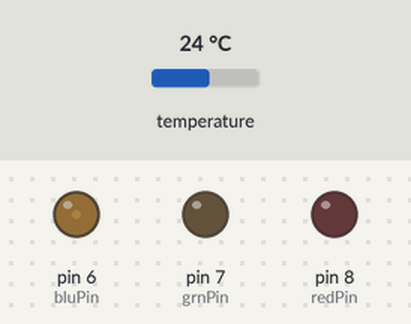
Bench run of a sketch on a simulated Arduino Uno, built with avr-gcc and run on an emulated ATmega328P. Parts: output pins drawn as LEDs (lit = HIGH). The inputs (shaded band) are chosen by the test bench; at power-on: temperature 24 °C. What the sketch prints to the serial monitor is not drawn.

Above: at 1.17 s.
At 11.0 s:
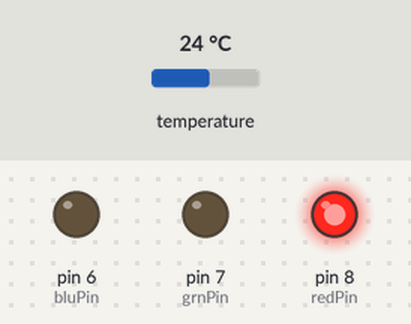
At 16.5 s:
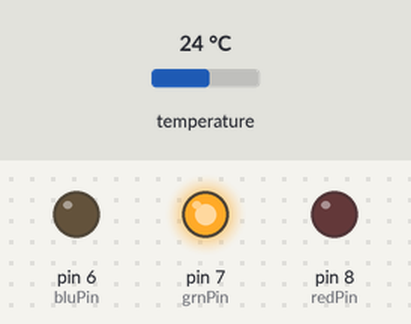
Timing chart, 0 to 40.0 s (numbered marks = the images above):
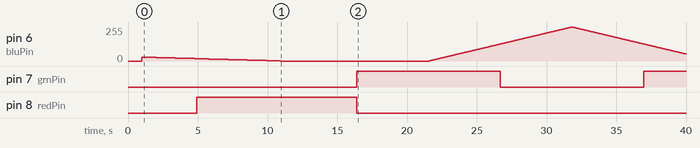

Measured:
- by itself, pin 7 (grnPin): LOW → HIGH at 16.4 s, → LOW 10.3 s later, → HIGH 10.3 s later
- by itself, pin 8 (redPin): LOW → HIGH at 4.9 s, → LOW 11.5 s later
- by itself, pin 6 (bluPin): 0/255 → 29/255 at 1.0 s, → 28/255 0.34 s later, → 27/255 0.34 s later, → 26/255 0.34 s later, … (487 changes in this stretch)

The sketch:

cube_sketch.ino
```cpp
#include <Wire.h>
#include <Adafruit_Sensor.h>
#include <Adafruit_BNO055.h>
#include <utility/imumaths.h>


/* This driver reads raw data from the BNO055

   Connections
   ===========
   Connect SCL to analog 5
   Connect SDA to analog 4
   Connect VDD to 3.3V DC
   Connect GROUND to common ground

   History
   =======
   2015/MAR/03  - First release (KTOWN)
*/

/* Set the delay between fresh samples */
#define BNO055_SAMPLERATE_DELAY_MS (100)
#define HEART_BEAT_DELAY_ON (1000)
#define HEART_BEAT_DELAY_OFF (5000)
#define HEART_BEAT_OUT_PIN (13)

Adafruit_BNO055 bno = Adafruit_BNO055();

// Output
int redPin = 8;   // Red LED,   connected to digital pin 9
int grnPin = 7;  // Green LED, connected to digital pin 10
int bluPin = 6;  // Blue LED,  connected to digital pin 11


// Color arrays
int black[3]  = { 0, 0, 0 };
int white[3]  = { 100, 100, 100 };
int red[3]    = { 100, 0, 0 };
int green[3]  = { 0, 100, 0 };
int blue[3]   = { 0, 0, 100 };
int yellow[3] = { 40, 95, 0 };
int dimWhite[3] = { 30, 30, 30 };

// Set initial color
int redVal = dimWhite[0];
int grnVal = dimWhite[1];
int bluVal = dimWhite[2];

int wait = 10;      // 10ms internal crossFade delay; increase for slower fades
int hold = 0;       // Optional hold when a color is complete, before the next crossFade
int DEBUG = 0;      // DEBUG counter; if set to 1, will write values back via serial
int loopCount = 60; // How often should DEBUG report?
int repeat = 3;     // How many times should we loop before stopping? (0 for no stop)
int j = 0;          // Loop counter for repeat

// Initialize color variables
int prevR = redVal;
int prevG = grnVal;
int prevB = bluVal;

bool No_Gyro=false;

/**************************************************************************/
/*
    Arduino setup function (automatically called at startup)
*/
/**************************************************************************/
void setup(void)
{
  // LED output pins
  pinMode(redPin, OUTPUT);   // sets the pins as output
  pinMode(grnPin, OUTPUT);
  pinMode(bluPin, OUTPUT);


  Serial.begin(9600);
  Serial.println("Spotify Cube - v1.0"); Serial.println("");


  /* Initialise the sensor */
  if(!bno.begin())
  {
    /* There was a problem detecting the BNO055 ... check your connections */
    Serial.print("Ooops, no BNO055 detected ... Check your wiring or I2C ADDR!");

    Serial.print("fall back to dummy mode");
     No_Gyro=true;

  }

  delay(1000);

  if(!No_Gyro)
  {
    /* Display the current temperature */
    int8_t temp = bno.getTemp();
    Serial.print("Current Temperature: ");
    Serial.print(temp);
    Serial.println(" C");
    Serial.println("");

    bno.setExtCrystalUse(true);
  }
}

void sendOutFeatureList()
{
  Serial.println("Cube Features are :");
  Serial.println("BNO055");
  Serial.println("RGB LED");

}

/**************************************************************************/
/*
    Arduino loop function, called once 'setup' is complete (your own code
    should go here)
*/
/**************************************************************************/
void loop(void)
{
  // heartbeat LED
  crossFade(red);
  crossFade(green);
  crossFade(blue);
  crossFade(yellow);

 if(!No_Gyro)
 {
    // Possible vector values can be:
    // - VECTOR_ACCELEROMETER - m/s^2
    // - VECTOR_MAGNETOMETER  - uT
    // - VECTOR_GYROSCOPE     - rad/s
    // - VECTOR_EULER         - degrees
    // - VECTOR_LINEARACCEL   - m/s^2
    // - VECTOR_GRAVITY       - m/s^2

    imu::Vector<3> euler = bno.getVector(Adafruit_BNO055::VECTOR_EULER);
  //
    /* Display the floating point data */
    Serial.print("X: ");
    Serial.print(euler.x());
    Serial.print(" Y: ");
    Serial.print(euler.y());
    Serial.print(" Z: ");
    Serial.print(euler.z());

    delay(BNO055_SAMPLERATE_DELAY_MS);

  //  imu::Vector<3> mag = bno.getVector(Adafruit_BNO055::VECTOR_MAGNETOMETER);
  //  /* Display the floating point data */
  //  Serial.print("magX: ");
  //  Serial.print(mag.x());
  //  Serial.print("magY: ");
  //  Serial.print(mag.y());
  //  Serial.print("magZ: ");
  //  Serial.print(mag.z());
  //
  //  delay(BNO055_SAMPLERATE_DELAY_MS);

  //  // Quaternion data
  //  imu::Quaternion quat = bno.getQuat();
  //  Serial.print("qW: ");
  //  Serial.print(quat.w(), 4);
  //  Serial.print(" qX: ");
  //  Serial.print(quat.y(), 4);
  //  Serial.print(" qY: ");
  //  Serial.print(quat.x(), 4);
  //  Serial.print(" qZ: ");
  //  Serial.print(quat.z(), 4);
  //
  //  delay(BNO055_SAMPLERATE_DELAY_MS);

    imu::Vector<3> accel = bno.getVector(Adafruit_BNO055::VECTOR_LINEARACCEL);

    Serial.print(" accelY: ");
    Serial.print(accel.y(), 4);
    Serial.print(" accelX: ");
    Serial.print(accel.x(), 4);
    Serial.print(" accelZ: ");
    Serial.print(accel.z(), 4);
    Serial.println("");


    delay(BNO055_SAMPLERATE_DELAY_MS);
  }
}


/* BELOW THIS LINE IS THE MATH -- YOU SHOULDN'T NEED TO CHANGE THIS FOR THE BASICS
*
* The program works like this:
* Imagine a crossfade that moves the red LED from 0-10,
*   the green from 0-5, and the blue from 10 to 7, in
*   ten steps.
*   We'd want to count the 10 steps and increase or
*   decrease color values in evenly stepped increments.
*   Imagine a + indicates raising a value by 1, and a -
*   equals lowering it. Our 10 step fade would look like:
*
*   1 2 3 4 5 6 7 8 9 10
* R + + + + + + + + + +
* G   +   +   +   +   +
* B     -     -     -
*
* The red rises from 0 to 10 in ten steps, the green from
* 0-5 in 5 steps, and the blue falls from 10 to 7 in three steps.
*
* In the real program, the color percentages are converted to
* 0-255 values, and there are 1020 steps (255*4).
*
* To figure out how big a step there should be between one up- or
* down-tick of one of the LED values, we call calculateStep(),
* which calculates the absolute gap between the start and end values,
* and then divides that gap by 1020 to determine the size of the step
* between adjustments in the value.
*/

int calculateStep(int prevValue, int endValue) {
  int step = endValue - prevValue; // What's the overall gap?
  if (step) {                      // If its non-zero,
    step = 1020/step;              //   divide by 1020
  }
  return step;
}

/* The next function is calculateVal. When the loop value, i,
*  reaches the step size appropriate for one of the
*  colors, it increases or decreases the value of that color by 1.
*  (R, G, and B are each calculated separately.)
*/

int calculateVal(int step, int val, int i) {

  if ((step) && i % step == 0) { // If step is non-zero and its time to change a value,
    if (step > 0) {              //   increment the value if step is positive...
      val += 1;
    }
    else if (step < 0) {         //   ...or decrement it if step is negative
      val -= 1;
    }
  }
  // Defensive driving: make sure val stays in the range 0-255
  if (val > 255) {
    val = 255;
  }
  else if (val < 0) {
    val = 0;
  }
  return val;
}

/* crossFade() converts the percentage colors to a
*  0-255 range, then loops 1020 times, checking to see if
*  the value needs to be updated each time, then writing
*  the color values to the correct pins.
*/

void crossFade(int color[3]) {
  // Convert to 0-255
  int R = (color[0] * 255) / 100;
  int G = (color[1] * 255) / 100;
  int B = (color[2] * 255) / 100;

  int stepR = calculateStep(prevR, R);
  int stepG = calculateStep(prevG, G);
  int stepB = calculateStep(prevB, B);

  for (int i = 0; i <= 1020; i++) {
    redVal = calculateVal(stepR, redVal, i);
    grnVal = calculateVal(stepG, grnVal, i);
    bluVal = calculateVal(stepB, bluVal, i);

    analogWrite(redPin, redVal);   // Write current values to LED pins
    analogWrite(grnPin, grnVal);
    analogWrite(bluPin, bluVal);

    delay(wait); // Pause for 'wait' milliseconds before resuming the loop

    if (DEBUG) { // If we want serial output, print it at the
      if (i == 0 or i % loopCount == 0) { // beginning, and every loopCount times
        Serial.print("Loop/RGB: #");
        Serial.print(i);
        Serial.print(" | ");
        Serial.print(redVal);
        Serial.print(" / ");
        Serial.print(grnVal);
        Serial.print(" / ");
        Serial.println(bluVal);
      }
      DEBUG += 1;
    }
  }
  // Update current values for next loop
  prevR = redVal;
  prevG = grnVal;
  prevB = bluVal;
  delay(hold); // Pause for optional 'wait' milliseconds before resuming the loop
}
```
